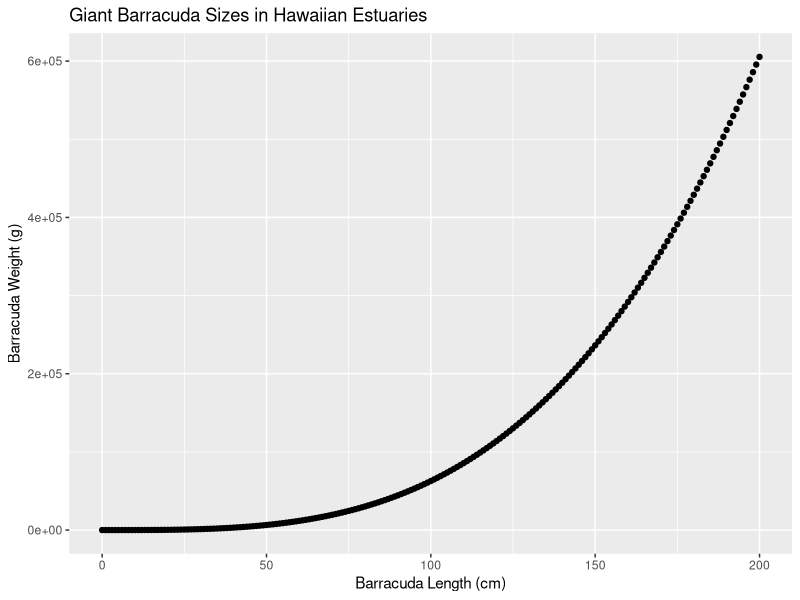

Write R code to recreate this figure.
## ---- chunk 1
knitr::opts_chunk$set(echo = TRUE)

library(tidyverse)
## ---- chunk 2

W <- function(a, b, L) {
  
  a * (L ^ b)
}

# W is is the expected fish weight in g
# a and b are species-dependent parameter values 
# L is total fish length in cm

## ---- chunk 3

milkfish <- W(a = 0.0905, b = 2.52, L = 60)

giant_treve <- W(a = 0.0353, b = 3.05, L = 60)

barr <- W(a = 0.0181, b = 3.27, L = 60)

## ---- chunk 4

fish_length <- seq(from = 0, to = 200, by = 1)

## ---- chunk 5

barracuda_weight <- W(a = 0.0181,
                     b = 3.27,
                     L = fish_length)

# This style of coding is called vertical coding, and is best for readability

## ---- chunk 6

barracuda_df <- data.frame(fish_length, barracuda_weight)

# fish length and barracuda weight will be columns in the data frame

## ---- chunk 7

ggplot(data = barracuda_df, aes(x = fish_length, y = barracuda_weight)) +
  geom_point() +
  labs (x = "Barracuda Length (cm)",
        y = "Barracuda Weight (g)",
        title = "Giant Barracuda Sizes in Hawaiian Estuaries")

